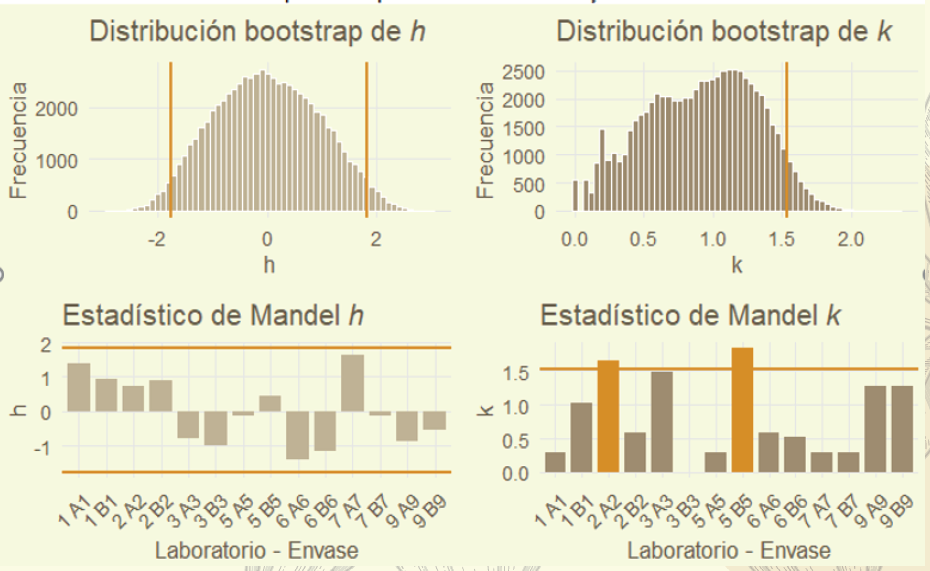

Recreate this plot in R.
# ==========================================================
# MANDEL h Y k BOOTSTRAP 
#
# MR-05a
#
# Unidad experimental:
# Laboratorio - Envase
# ==========================================================

library(tidyverse)
library(ggplot2)
library(patchwork)
library(gridExtra)

#==========================================================
# DATOS
#==========================================================

datos <- tibble(
  lab = c(7,7,5,5,9,9,3,3,2,2,6,6,1,1),
  
  envase = c(
    "015","031","011","071",
    "032","041","022","049",
    "004","037","046","062",
    "024","078"
  ),
  
  r1 = c(
    0.34,0.24,0.23,0.30,
    0.16,0.23,0.21,0.18,
    0.30,0.29,0.16,0.18,
    0.32,0.32
  ),
  
  r2 = c(
    0.35,0.23,0.23,0.23,
    0.21,0.21,0.21,0.18,
    0.25,0.29,0.16,0.17,
    0.33,0.28
  ),
  
  r3 = c(
    0.34,0.23,0.24,0.28,
    0.19,0.18,0.16,0.18,
    0.31,0.31,0.14,0.16,
    0.33,0.30
  )
)

#==========================================================
# h OBSERVADO
#==========================================================

datos$media <- rowMeans(
  datos[,c("r1","r2","r3")]
)

media_global <- mean(datos$media)

sx <- sd(datos$media)

datos$h <- (
  datos$media -
    media_global
)/sx

#==========================================================
# k OBSERVADO
#==========================================================

datos$sd_lab <- apply(
  datos[,c("r1","r2","r3")],
  1,
  sd
)

sr <- sqrt(
  mean(datos$sd_lab^2)
)

datos$k <- datos$sd_lab/sr

#==========================================================
# BOOTSTRAP 
#==========================================================

todos <- as.numeric(
  unlist(
    datos[,c("r1","r2","r3")]
  )
)

#----------------------------------------------------------
# DETECCION DE EXTREMOS
#----------------------------------------------------------

outliers <- boxplot.stats(
  todos
)$out

cat("\nObservaciones extremas detectadas:\n")
print(outliers)

#----------------------------------------------------------
# ELIMINACION DE EXTREMOS
#----------------------------------------------------------

todos_rob <- todos[
  !(todos %in% outliers)
]

cat("\nObservaciones originales :",length(todos))
cat("\nObservaciones robustas   :",length(todos_rob))
cat("\n")

#==========================================================
# BOOTSTRAP
#==========================================================

set.seed(123)

B <- 5000

L <- 14
n <- 3

h_boot <- c()
k_boot <- c()

for(b in 1:B){
  
  muestra_boot <- sample(
    todos_rob,
    size = L*n,
    replace = TRUE
  )
  
  datos_boot <- matrix(
    muestra_boot,
    nrow = L,
    byrow = TRUE
  )
  
  medias_boot <- rowMeans(
    datos_boot
  )
  
  h_aux <- (
    medias_boot -
      mean(medias_boot)
  ) / sd(medias_boot)
  
  sd_boot <- apply(
    datos_boot,
    1,
    sd
  )
  
  sr_boot <- sqrt(
    mean(sd_boot^2)
  )
  
  k_aux <- sd_boot/sr_boot
  
  h_boot <- c(
    h_boot,
    h_aux
  )
  
  k_boot <- c(
    k_boot,
    k_aux
  )
  
}

#==========================================================
# VALORES CRITICOS
#==========================================================

alpha <- 0.05

h_inf <- quantile(
  h_boot,
  0.025
)

h_sup <- quantile(
  h_boot,
  0.975
)

k_sup <- quantile(
  k_boot,
  0.95
)

#==========================================================
# CLASIFICACION
#==========================================================

datos <- datos %>%
  mutate(
    
    h_outlier =
      h < h_inf |
      h > h_sup,
    
    k_outlier =
      k > k_sup
    
  )

#==========================================================
# RESULTADOS
#==========================================================

print(
  datos %>%
    select(
      lab,
      envase,
      media,
      h,
      k,
      h_outlier,
      k_outlier
    )
)

cat("\n")
cat("h inferior =",round(h_inf,3),"\n")
cat("h superior =",round(h_sup,3),"\n")
cat("k superior =",round(k_sup,3),"\n")

#==========================================================
# PALETA 
#==========================================================

col_fondo   <- "#FAFAE3"
col_claro   <- "#E7E5CE"
col_medio   <- "#D9D1BA"
col_cacao   <- "#C8B99A"
col_oscuro  <- "#A89372"
col_linea   <- "#D98E04"


#==========================================================
# DISTRIBUCION BOOTSTRAP h
#==========================================================

g1 <- ggplot(
  data.frame(h = h_boot),
  aes(h)
)+
  geom_histogram(
    bins = 60,
    fill = col_cacao,
    colour = "white"
  )+
  geom_vline(
    xintercept = c(h_inf,h_sup),
    colour = col_linea,
    linewidth = 1
  )+
  labs(
    title = expression("Distribución bootstrap de " * italic(h)),
    x = "h",
    y = "Frecuencia"
  )+
  theme_minimal(base_size = 13)+
  theme(
    plot.background  = element_rect(fill = col_fondo,color = NA),
    panel.background = element_rect(fill = col_fondo,color = NA),
    plot.title = element_text(face = "bold")
  )

#==========================================================
# DISTRIBUCION BOOTSTRAP k
#==========================================================

g2 <- ggplot(
  data.frame(k = k_boot),
  aes(k)
)+
  geom_histogram(
    bins = 60,
    fill = col_oscuro,
    colour = "white"
  )+
  geom_vline(
    xintercept = k_sup,
    colour = col_linea,
    linewidth = 1
  )+
  labs(
    title = expression("Distribución bootstrap de " * italic(k)),
    x = "k",
    y = "Frecuencia"
  )+
  theme_minimal(base_size = 13)+
  theme(
    plot.background  = element_rect(fill = col_fondo,color = NA),
    panel.background = element_rect(fill = col_fondo,color = NA),
    plot.title = element_text(face = "bold")
  )

#==========================================================
# MANDEL h
#==========================================================

g3 <- ggplot(
  datos,
  aes(
    x = paste(lab,envase),
    y = h,
    fill = h_outlier
  )
)+
  geom_col(width = 0.8)+
  geom_hline(
    yintercept = h_inf,
    colour = col_linea,
    linewidth = 1
  )+
  geom_hline(
    yintercept = h_sup,
    colour = col_linea,
    linewidth = 1
  )+
  scale_fill_manual(
    values = c(
      "FALSE" = col_cacao,
      "TRUE"  = col_linea
    )
  )+
  labs(
    title = expression("Estadístico de Mandel " * italic(h)),
    x = "Laboratorio - Envase",
    y = "h"
  )+
  theme_minimal(base_size = 13)+
  theme(
    axis.text.x = element_text(
      angle = 45,
      hjust = 1
    ),
    legend.position = "none",
    plot.background  = element_rect(fill = col_fondo,color = NA),
    panel.background = element_rect(fill = col_fondo,color = NA),
    plot.title = element_text(face = "bold")
  )

#==========================================================
# MANDEL k
#==========================================================

g4 <- ggplot(
  datos,
  aes(
    x = paste(lab,envase),
    y = k,
    fill = k_outlier
  )
)+
  geom_col(width = 0.8)+
  geom_hline(
    yintercept = k_sup,
    colour = col_linea,
    linewidth = 1
  )+
  scale_fill_manual(
    values = c(
      "FALSE" = col_oscuro,
      "TRUE"  = col_linea
    )
  )+
  labs(
    title = expression("Estadístico de Mandel " * italic(k)),
    x = "Laboratorio - Envase",
    y = "k"
  )+
  theme_minimal(base_size = 13)+
  theme(
    axis.text.x = element_text(
      angle = 45,
      hjust = 1
    ),
    legend.position = "none",
    plot.background  = element_rect(fill = col_fondo,color = NA),
    panel.background = element_rect(fill = col_fondo,color = NA),
    plot.title = element_text(face = "bold")
  )

#==========================================================
# PANEL 
#==========================================================

grafico_mr05 <- grid.arrange(
  g1,
  g2,
  g3,
  g4,
  ncol = 2
)

ggsave(
  filename = "mr05.png",
  plot = grafico_mr05,
  width = 12,
  height = 10,
  dpi = 300
)
